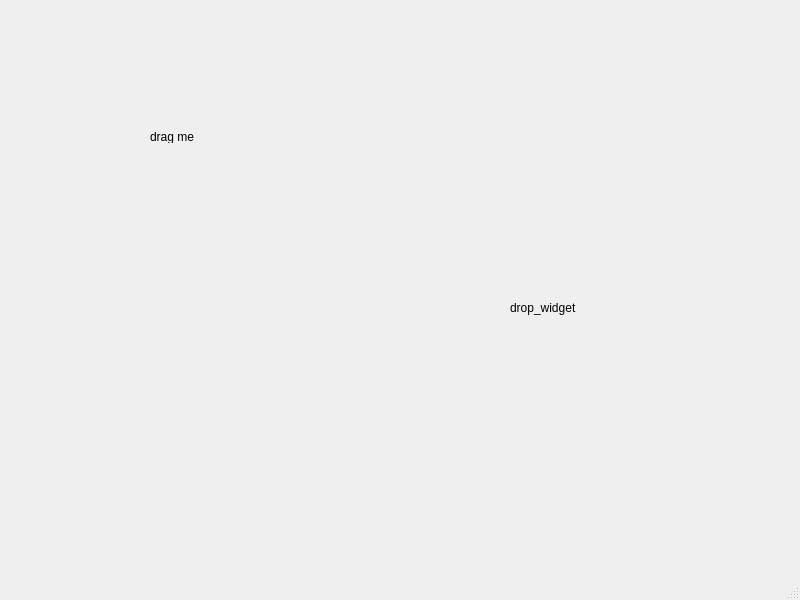
<?xml version="1.0" encoding="UTF-8"?>
<ui version="4.0">
 <class>MainWindow</class>
 <widget class="QMainWindow" name="MainWindow">
  <property name="geometry">
   <rect>
    <x>0</x>
    <y>0</y>
    <width>800</width>
    <height>600</height>
   </rect>
  </property>
  <property name="windowTitle">
   <string>MainWindow</string>
  </property>
  <widget class="QWidget" name="centralwidget">
   <widget class="QLabel" name="drag_widget">
    <property name="geometry">
     <rect>
      <x>150</x>
      <y>130</y>
      <width>47</width>
      <height>13</height>
     </rect>
    </property>
    <property name="text">
     <string>drag me</string>
    </property>
   </widget>
   <widget class="QLabel" name="drop_widget">
    <property name="geometry">
     <rect>
      <x>510</x>
      <y>300</y>
      <width>81</width>
      <height>16</height>
     </rect>
    </property>
    <property name="text">
     <string>drop_widget</string>
    </property>
   </widget>
  </widget>
  <widget class="QMenuBar" name="menubar">
   <property name="geometry">
    <rect>
     <x>0</x>
     <y>0</y>
     <width>800</width>
     <height>21</height>
    </rect>
   </property>
  </widget>
  <widget class="QStatusBar" name="statusbar"/>
 </widget>
 <resources/>
 <connections/>
</ui>
